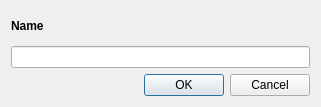
<?xml version="1.0" encoding="UTF-8"?>
<ui version="4.0">
    <class>AddCollectionDialog</class>
    <widget class="QDialog" name="AddCollectionDialog">
        <property name="geometry">
            <rect>
                <x>0</x>
                <y>0</y>
                <width>321</width>
                <height>107</height>
            </rect>
        </property>
        <property name="windowTitle">
            <string>Dialog</string>
        </property>
        <layout class="QVBoxLayout" name="verticalLayout">
            <item>
                <layout class="QVBoxLayout" name="verticalLayout_3">
                    <item>
                        <widget class="QLabel" name="label">
                            <property name="font">
                                <font>
                                    <weight>75</weight>
                                    <bold>true</bold>
                                </font>
                            </property>
                            <property name="text">
                                <string>Name</string>
                            </property>
                        </widget>
                    </item>
                    <item>
                        <widget class="QLineEdit" name="nameEdit"/>
                    </item>
                </layout>
            </item>
            <item>
                <widget class="QDialogButtonBox" name="buttonBox">
                    <property name="orientation">
                        <enum>Qt::Horizontal</enum>
                    </property>
                    <property name="standardButtons">
                        <set>QDialogButtonBox::Cancel|QDialogButtonBox::Ok</set>
                    </property>
                </widget>
            </item>
        </layout>
    </widget>
    <resources/>
    <connections>
        <connection>
            <sender>buttonBox</sender>
            <signal>accepted()</signal>
            <receiver>AddCollectionDialog</receiver>
            <slot>accept()</slot>
            <hints>
                <hint type="sourcelabel">
                    <x>248</x>
                    <y>254</y>
                </hint>
                <hint type="destinationlabel">
                    <x>157</x>
                    <y>274</y>
                </hint>
            </hints>
        </connection>
        <connection>
            <sender>buttonBox</sender>
            <signal>rejected()</signal>
            <receiver>AddCollectionDialog</receiver>
            <slot>reject()</slot>
            <hints>
                <hint type="sourcelabel">
                    <x>316</x>
                    <y>260</y>
                </hint>
                <hint type="destinationlabel">
                    <x>286</x>
                    <y>274</y>
                </hint>
            </hints>
        </connection>
    </connections>
</ui>
